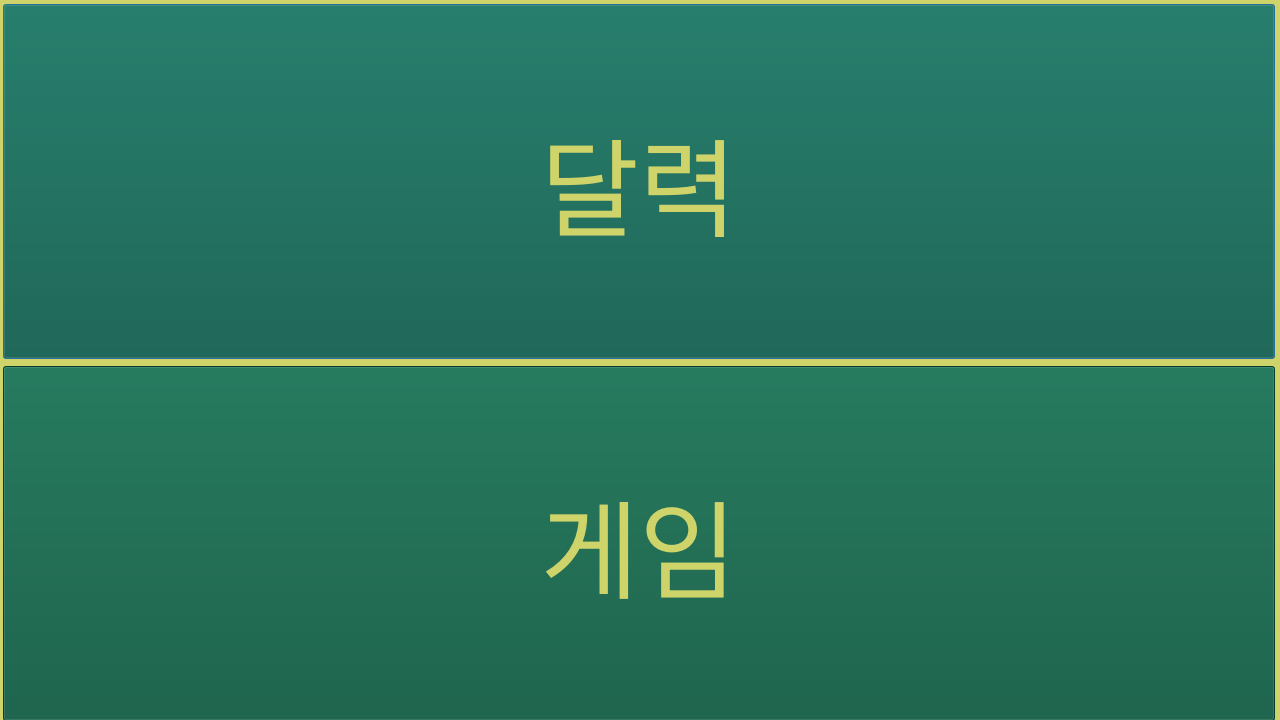
<?xml version="1.0" encoding="UTF-8"?>
<ui version="4.0">
 <class>Dialog</class>
 <widget class="QDialog" name="Dialog">
  <property name="geometry">
   <rect>
    <x>0</x>
    <y>0</y>
    <width>1280</width>
    <height>720</height>
   </rect>
  </property>
  <property name="minimumSize">
   <size>
    <width>1280</width>
    <height>720</height>
   </size>
  </property>
  <property name="windowTitle">
   <string>심심할 틈이 없네</string>
  </property>
  <property name="styleSheet">
   <string notr="true">background-color: rgb(206, 212, 106);</string>
  </property>
  <widget class="QWidget" name="layoutWidget">
   <property name="geometry">
    <rect>
     <x>3</x>
     <y>3</y>
     <width>1272</width>
     <height>719</height>
    </rect>
   </property>
   <layout class="QGridLayout" name="gridLayout">
    <item row="0" column="0">
     <widget class="QPushButton" name="pushButton">
      <property name="minimumSize">
       <size>
        <width>1270</width>
        <height>355</height>
       </size>
      </property>
      <property name="font">
       <font>
        <pointsize>80</pointsize>
       </font>
      </property>
      <property name="styleSheet">
       <string notr="true">background-color: rgb(7, 85, 59);
color: rgb(206, 212, 106);</string>
      </property>
      <property name="text">
       <string>달력</string>
      </property>
     </widget>
    </item>
    <item row="1" column="0">
     <widget class="QPushButton" name="pushButton_2">
      <property name="minimumSize">
       <size>
        <width>1270</width>
        <height>355</height>
       </size>
      </property>
      <property name="font">
       <font>
        <pointsize>80</pointsize>
       </font>
      </property>
      <property name="styleSheet">
       <string notr="true">background-color: rgb(7, 85, 59);
color: rgb(206, 212, 106);</string>
      </property>
      <property name="text">
       <string>게임</string>
      </property>
     </widget>
    </item>
   </layout>
  </widget>
 </widget>
 <resources/>
 <connections>
  <connection>
   <sender>pushButton_2</sender>
   <signal>clicked()</signal>
   <receiver>Dialog</receiver>
   <slot>run_fun()</slot>
   <hints>
    <hint type="sourcelabel">
     <x>1253</x>
     <y>595</y>
    </hint>
    <hint type="destinationlabel">
     <x>1279</x>
     <y>591</y>
    </hint>
   </hints>
  </connection>
  <connection>
   <sender>pushButton</sender>
   <signal>clicked()</signal>
   <receiver>Dialog</receiver>
   <slot>M2_click_open()</slot>
   <hints>
    <hint type="sourcelabel">
     <x>1264</x>
     <y>285</y>
    </hint>
    <hint type="destinationlabel">
     <x>1279</x>
     <y>270</y>
    </hint>
   </hints>
  </connection>
 </connections>
 <slots>
  <slot>slot1()</slot>
  <slot>S2_click_open()</slot>
  <slot>run_fun()</slot>
  <slot>M2_click_open()</slot>
 </slots>
</ui>
